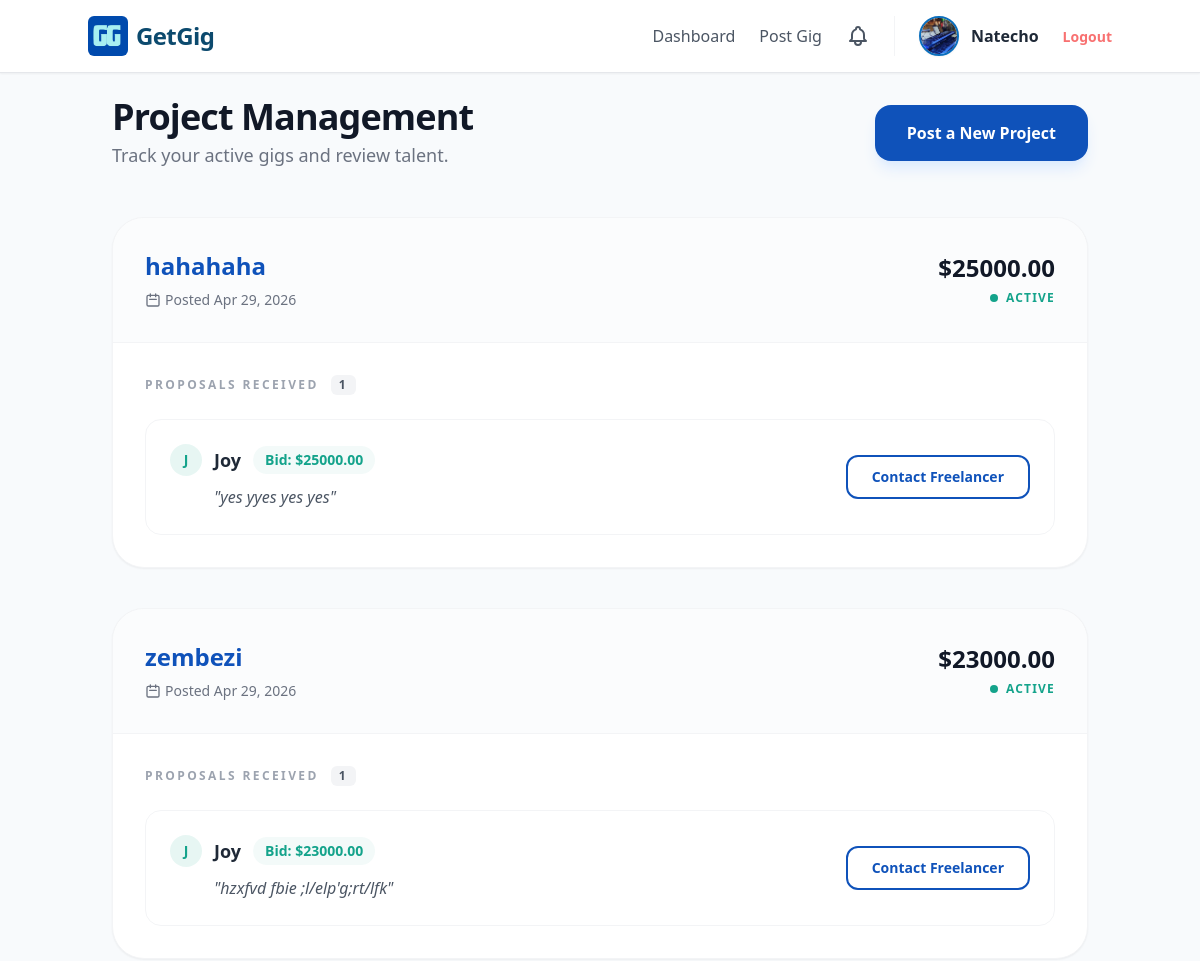
/projects/client/ (signed in, upper part), run on an earlier commit of the app's database.
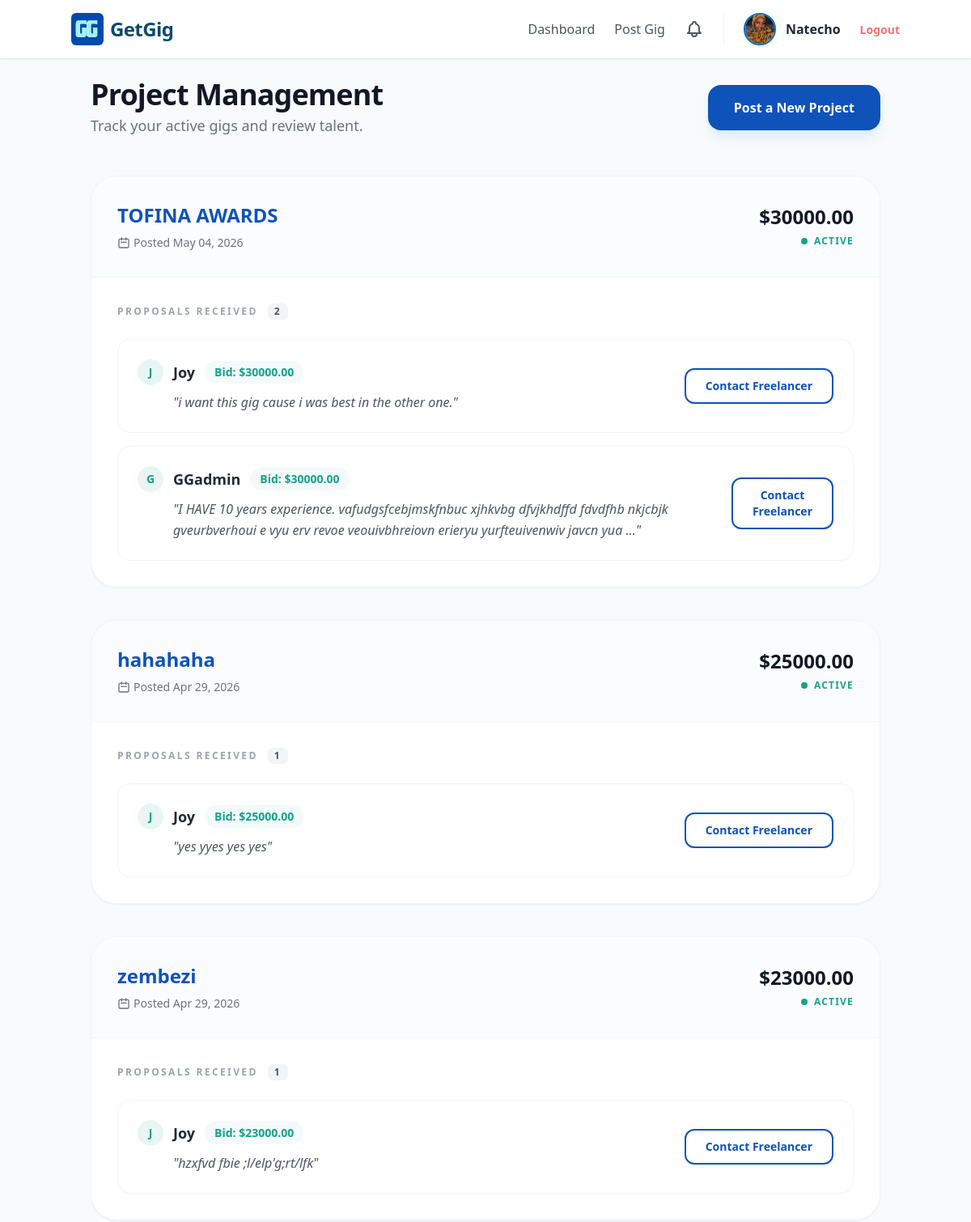
And on a later commit of the database.
### users/models.py (models this page shows, shortened)
class CustomUser(AbstractUser):
    USER_TYPE_CHOICES = (
        ('client', 'Client'),
        ('freelancer', 'Freelancer'),
    )
    user_type = models.CharField(max_length=10, choices=USER_TYPE_CHOICES, default='freelancer')
    profile_image = models.ImageField(upload_to='profiles/', default='profiles/default.png')
    bio = models.TextField(blank=True)
    profile_image = models.ImageField(upload_to='profiles/', blank=True, null=True)
    company_name = models.CharField(max_length=100, blank=True)
    skills = models.CharField(max_length=255, blank=True)

### projects/models.py (models this page shows, shortened)
class Project(models.Model):
    client = models.ForeignKey(settings.AUTH_USER_MODEL, on_delete=models.CASCADE, related_name='projects')
    title = models.CharField(max_length=200)
    description = models.TextField()
    budget = models.DecimalField(max_digits=10, decimal_places=2)
    deadline = models.DateField()
    created_at = models.DateTimeField(auto_now_add=True)
    image = models.ImageField(upload_to='project_images/', blank=True, null=True)

class Application(models.Model):
    STATUS_CHOICES = [
        ('pending', 'Pending'),
        ('accepted', 'Accepted'),
        ('rejected', 'Rejected'),
    ]
    project = models.ForeignKey(Project, on_delete=models.CASCADE, related_name='applications')
    freelancer = models.ForeignKey(settings.AUTH_USER_MODEL, on_delete=models.CASCADE)
    cover_letter = models.TextField()
    bid_amount = models.DecimalField(max_digits=10, decimal_places=2)
    status = models.CharField(max_length=20, choices=STATUS_CHOICES, default='pending') # New Field
    created_at = models.DateTimeField(auto_now_add=True)

### projects/views.py (the view)
# urls.py: path('client/', views.client_dashboard, name='client_dashboard'),
@login_required
def client_dashboard(request):
    if request.user.user_type != 'client':
        return redirect('projects:freelancer_dashboard')
    my_projects = Project.objects.filter(client=request.user).order_by('-created_at')
    return render(request, 'clients/dashboard.html', {'projects': my_projects})

### templates/clients/dashboard.html (shortened to what the changed rows need)
{% extends 'base.html' %}
{% block content %}
<div class="flex flex-col md:flex-row justify-between items-start md:items-center mb-12 gap-4">
    <div>
        <h1 class="text-4xl font-extrabold text-gray-900 tracking-tight">Project Management</h1>
    </div>
</div>
<div class="space-y-10">
    {% for project in projects %}
        <div class="bg-white rounded-[2rem] shadow-sm border border-gray-100 overflow-hidden hover:shadow-md transition-shadow">
            <div class="p-8 bg-slate-50/50 border-b border-gray-100 flex flex-col md:flex-row justify-between items-start md:items-center gap-4">
                <div>
                    <h3 class="text-2xl font-bold text-ocean">{{ project.title }}</h3>
                    <div class="flex items-center mt-2 text-sm text-gray-500 font-medium">
                        <svg xmlns="http://www.w3.org/2000/svg" class="h-4 w-4 mr-1" fill="none" viewBox="0 0 24 24" stroke="currentColor">
                            <path stroke-linecap="round" stroke-linejoin="round" stroke-width="2" d="M8 7V3m8 4V3m-9 8h10M5 21h14a2 2 0 002-2V7a2 2 0 00-2-2H5a2 2 0 00-2 2v12a2 2 0 002 2z" />
                        </svg>
                        Posted {{ project.created_at|date:"M d, Y" }}
                    </div>
                </div>
                <div class="flex items-center space-x-6">
                    <div class="text-right">
                        <p class="text-2xl font-black text-gray-900">${{ project.budget }}</p>
                        <span class="inline-flex items-center text-xs font-bold text-mint uppercase tracking-widest mt-1">
                            <span class="w-2 h-2 bg-mint rounded-full mr-2 animate-pulse"></span>
                            Active
                        </span>
                    </div>
                </div>
            </div>
            <div class="p-8">
                <h4 class="text-xs font-black text-gray-400 uppercase tracking-[0.2em] mb-6 flex items-center">
                    Proposals Received
                    <span class="ml-3 px-2 py-0.5 bg-gray-100 text-gray-600 rounded-md">{{ project.applications.all.count }}</span>
                </h4>
                <div class="grid grid-cols-1 gap-4">
                    {% for app in project.applications.all %}
                        <div class="flex flex-col md:flex-row items-start md:items-center justify-between p-6 bg-white border border-gray-100 rounded-2xl hover:border-ocean/30 transition-all hover:bg-blue-50/10">
                            <div class="flex-grow">
                                <div class="flex items-center space-x-3 mb-2">
                                    <span class="w-8 h-8 rounded-full bg-mint/10 text-mint flex items-center justify-center font-bold text-sm">
                                        {{ app.freelancer.username|first|upper }}
                                    </span>
                                    <span class="font-bold text-gray-800 text-lg">{{ app.freelancer.username }}</span>
                                    <span class="text-sm font-bold text-mint bg-mint/5 px-3 py-1 rounded-full">
                                        Bid: ${{ app.bid_amount }}
                                    </span>
                                </div>
                                <p class="text-gray-600 italic leading-relaxed pl-11">
                                    "{{ app.cover_letter|truncatewords:20 }}"
                                </p>
                            </div>
                            <div class="mt-4 md:mt-0 md:ml-6 w-full md:w-auto">
                                <a href="mailto:{{ app.freelancer.email }}" class="block text-center text-sm font-bold bg-white border-2 border-ocean text-ocean px-6 py-2.5 rounded-xl hover:bg-ocean hover:text-white transition-all">
                                    Contact Freelancer
                                </a>
                            </div>
                        </div>
                    {% empty %}
                        <div class="text-center py-8 bg-gray-50/50 rounded-2xl border border-dashed border-gray-200">
                            <p class="text-gray-400 font-medium">Waiting for the perfect match...</p>
                        </div>
                    {% endfor %}
                </div>
            </div>
        </div>
    {% endfor %}
</div>
{% endblock %}

### templates/base.html (shortened to what this page needs)
{% load static %}
{% load pwa %}
<!DOCTYPE html>
<html lang="en">
<head>
    <script src="https://cdn.tailwindcss.com"></script>
</head>
<body class="bg-slate-50 min-h-screen flex flex-col">
    <nav class="bg-white border-b border-gray-200 p-4 shadow-sm">
        <div class="container mx-auto flex justify-between items-center">
            <a href="/" class="flex items-center space-x-2">
                <img src="{% static 'images/logo.jpg' %}" alt="GetGig Logo" class="h-10 w-auto rounded-md">
                <span class="text-2xl font-bold text-[#0c4a6e] tracking-tight">GetGig</span>
            </a>
            <div class="flex items-center space-x-6 font-medium text-gray-600">
                {% if user.is_authenticated %}
                    {% if user.user_type == 'freelancer' %}
                        <a href="{% url 'projects:freelancer_dashboard' %}" class="hover:text-mint">Marketplace</a>
                        <a href="{% url 'projects:my_bids' %}" class="hover:text-mint">My Bids</a>
                    {% else %}
                        <a href="{% url 'projects:client_dashboard' %}" class="hover:text-mint">Dashboard</a>
                        <a href="{% url 'projects:create_project' %}" class="hover:text-ocean">Post Gig</a>
                    {% endif %}
                    <a href="{% url 'users:notifications' %}" class="text-gray-600 hover:text-blue-600 relative">
                    </a>
                    <a href="{% url 'users:edit_profile' %}" class="flex items-center space-x-3 group border-l pl-6 border-gray-100">
                        {% if user.profile_image %}
                            <img src="{{ user.profile_image.url }}" class="w-10 h-10 rounded-full object-cover border-2 border-[#0C6FBD] group-hover:border-mint transition shadow-sm">
                        {% else %}
                            <div class="w-10 h-10 rounded-full bg-[#0C6FBD] text-white flex items-center justify-center font-bold shadow-sm group-hover:bg-blue-700 transition">
                                {{ user.username|first|upper }}
                            </div>
                        {% endif %}
                        <span class="font-bold text-gray-800 hidden md:inline">{{ user.username }}</span>
                    </a>
                    <form action="{% url 'logout' %}" method="post" class="inline">
                        <button type="submit" class="text-sm font-bold text-red-400 hover:text-red-600 transition">Logout</button>
                    </form>
                {% else %}
                    <a href="{% url 'login' %}" class="hover:text-ocean">Login</a>
                    <a href="{% url 'users:register' %}" class="bg-[#0F52BA] hover:bg-blue-700 text-white px-6 py-2 rounded-lg transition shadow-md">
                        Get Started
                    </a>
                {% endif %}
            </div>
        </div>
    </nav>
    <div class="container mx-auto p-6 flex-grow">
        {% block content %}{% endblock %}
    </div>
</body>
</html>

What changed in the data, as far as the page shows it:
changed CustomUser "Natecho": profile_image: a different picture
added Project: title "TOFINA AWARDS", created_at "May 04, 2026", budget "30000.00", applications.all.count "2"
added Application: freelancer.username|first "J", freelancer.username "Joy", bid_amount "30000.00", cover_letter "i want this gig cause i was best in the other one.", shown under "TOFINA AWARDS"
added Application: freelancer.username|first "G", freelancer.username "GGadmin", bid_amount "30000.00", cover_letter "I HAVE 10 years experience. vafudgsfcebjmskfnbuc xjhkvbg dfvjkhdffd fdvdfhb nkjcbjk gveurbverhoui e vyu erv revoe veouivbhreiovn erieryu yurfteuivenwiv javcn yua …", shown under "TOFINA AWARDS"
